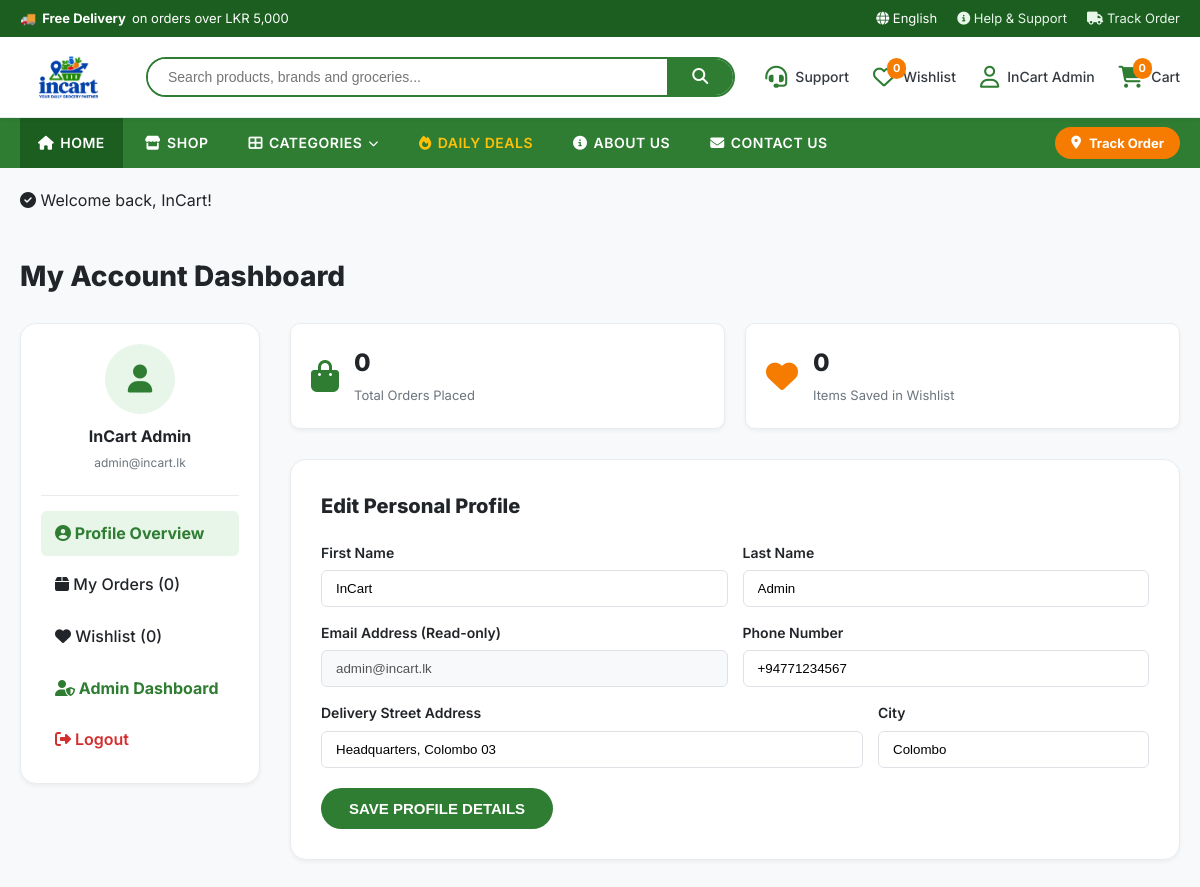
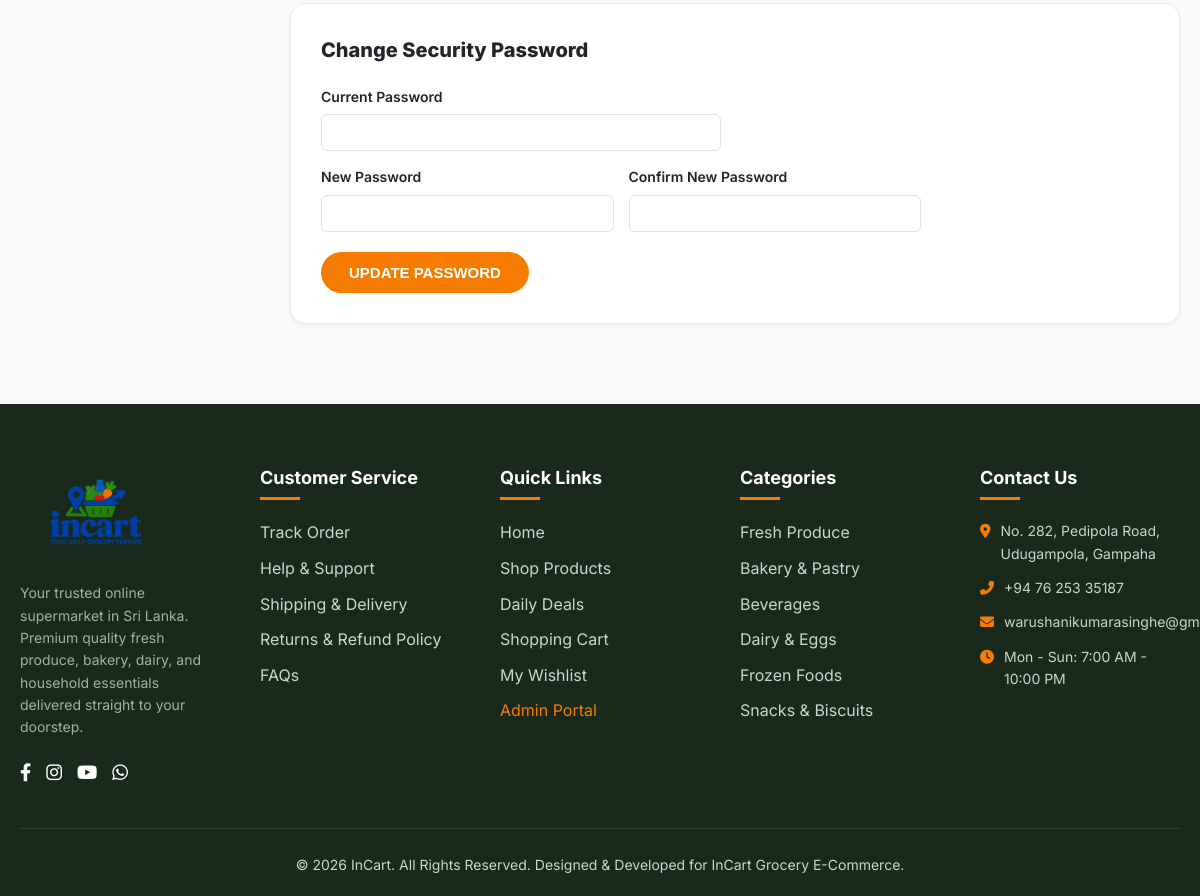
The app's page /account.php (signed in) with its own data (2 pictures, top to bottom).
### tables this page shows
CREATE TABLE `users` (
  `id` INT AUTO_INCREMENT PRIMARY KEY,
  `first_name` VARCHAR(50) NOT NULL,
  `last_name` VARCHAR(50) NOT NULL,
  `email` VARCHAR(100) NOT NULL UNIQUE,
  `phone` VARCHAR(20) NOT NULL,
  `password` VARCHAR(255) NOT NULL,
  `role` ENUM('admin', 'customer') DEFAULT 'customer',
  `address` TEXT NULL,
  `city` VARCHAR(50) NULL,
  `created_at` TIMESTAMP DEFAULT CURRENT_TIMESTAMP,
  INDEX idx_email (`email`),
  INDEX idx_role (`role`)
);

### account.php (the view, shortened to what this page needs)
<?php
require_once __DIR__ . '/includes/functions.php';
$db = getDB();
$user_id = $_SESSION['user_id'];
$stmt = $db->prepare("
    SELECT *, created_at AS registration_date
    FROM users
    WHERE id = ?
");
$stmt->execute([$user_id]);
$userData = $stmt->fetch();
$orderCount = $db->query("SELECT COUNT(*) FROM orders WHERE user_id = {$user_id}")->fetchColumn();
$wishCount = get_wishlist_count();
require_once __DIR__ . '/includes/header.php';
?>
<div class="container" style="margin:40px auto;">
  <h1 style="font-size:28px; font-weight:800; color:var(--dark); margin-bottom:24px;">My Account Dashboard</h1>
  <div style="display:grid; grid-template-columns: 240px 1fr; gap:30px;">
    <div style="background:var(--white); padding:20px; border-radius:var(--radius-lg); box-shadow:var(--shadow-sm); border:1px solid var(--gray-200); height:fit-content;">
      <div style="text-align:center; padding-bottom:20px; border-bottom:1px solid var(--gray-200); margin-bottom:15px;">
        <div style="width:70px; height:70px; border-radius:50%; background:var(--primary-light); color:var(--primary); font-size:28px; display:flex; align-items:center; justify-content:center; margin:0 auto 10px;">
          <i class="fas fa-user"></i>
        </div>
        <strong style="font-size:16px; color:var(--dark); display:block;"><?php echo sanitize($userData['first_name'] . ' ' . $userData['last_name']); ?></strong>
        <span style="font-size:12px; color:var(--gray-600);"><?php echo sanitize($userData['email']); ?></span>
      </div>
      <ul style="display:flex; flex-direction:column; gap:6px;">
        <li><a href="account.php" style="display:block; padding:10px 14px; border-radius:6px; background:var(--primary-light); color:var(--primary); font-weight:700;"><i class="fas fa-user-circle"></i> Profile Overview</a></li>
        <li><a href="orders.php" style="display:block; padding:10px 14px; border-radius:6px; color:var(--dark); font-weight:500;"><i class="fas fa-box"></i> My Orders (<?php echo $orderCount; ?>)</a></li>
        <li><a href="wishlist.php" style="display:block; padding:10px 14px; border-radius:6px; color:var(--dark); font-weight:500;"><i class="fas fa-heart"></i> Wishlist (<?php echo $wishCount; ?>)</a></li>
        <?php if (is_admin()): ?>
          <li><a href="admin/index.php" style="display:block; padding:10px 14px; border-radius:6px; color:var(--primary); font-weight:700;"><i class="fas fa-user-shield"></i> Admin Dashboard</a></li>
        <?php endif; ?>
        <li><a href="logout.php" style="display:block; padding:10px 14px; border-radius:6px; color:var(--danger); font-weight:600;"><i class="fas fa-sign-out-alt"></i> Logout</a></li>
      </ul>
    </div>
    <div>
      <div style="display:grid; grid-template-columns:1fr 1fr; gap:20px; margin-bottom:30px;">
        <div style="background:var(--white); padding:20px; border-radius:var(--radius-md); box-shadow:var(--shadow-sm); border:1px solid var(--gray-200); display:flex; align-items:center; gap:15px;">
          <i class="fas fa-shopping-bag" style="font-size:32px; color:var(--primary);"></i>
          <div>
            <h3 style="font-size:24px; font-weight:800; margin:0;"><?php echo $orderCount; ?></h3>
            <span style="font-size:13px; color:var(--gray-600);">Total Orders Placed</span>
          </div>
        </div>
        <div style="background:var(--white); padding:20px; border-radius:var(--radius-md); box-shadow:var(--shadow-sm); border:1px solid var(--gray-200); display:flex; align-items:center; gap:15px;">
          <i class="fas fa-heart" style="font-size:32px; color:var(--accent);"></i>
          <div>
            <h3 style="font-size:24px; font-weight:800; margin:0;"><?php echo $wishCount; ?></h3>
            <span style="font-size:13px; color:var(--gray-600);">Items Saved in Wishlist</span>
          </div>
        </div>
      </div>
      <div style="background:var(--white); padding:30px; border-radius:var(--radius-lg); box-shadow:var(--shadow-sm); border:1px solid var(--gray-200); margin-bottom:30px;">
        <h3 style="font-size:20px; font-weight:800; margin-bottom:20px; color:var(--dark);">Edit Personal Profile</h3>
        <form action="account.php" method="POST">
          <div style="display:grid; grid-template-columns:1fr 1fr; gap:15px; margin-bottom:15px;">
            <div>
              <label style="display:block; font-weight:600; font-size:14px; margin-bottom:6px;">First Name</label>
              <input type="text" name="first_name" required value="<?php echo sanitize($userData['first_name']); ?>" style="width:100%; padding:10px 14px; border-radius:6px; border:1px solid var(--gray-300); outline:none;">
            </div>
            <div>
              <label style="display:block; font-weight:600; font-size:14px; margin-bottom:6px;">Last Name</label>
              <input type="text" name="last_name" required value="<?php echo sanitize($userData['last_name']); ?>" style="width:100%; padding:10px 14px; border-radius:6px; border:1px solid var(--gray-300); outline:none;">
            </div>
          </div>
          <div style="display:grid; grid-template-columns:1fr 1fr; gap:15px; margin-bottom:15px;">
            <div>
              <label style="display:block; font-weight:600; font-size:14px; margin-bottom:6px;">Email Address (Read-only)</label>
              <input type="email" value="<?php echo sanitize($userData['email']); ?>" disabled style="width:100%; padding:10px 14px; border-radius:6px; border:1px solid var(--gray-300); background:var(--gray-100);">
            </div>
            <div>
              <label style="display:block; font-weight:600; font-size:14px; margin-bottom:6px;">Phone Number</label>
              <input type="tel" name="phone" required value="<?php echo sanitize($userData['phone']); ?>" style="width:100%; padding:10px 14px; border-radius:6px; border:1px solid var(--gray-300); outline:none;">
            </div>
          </div>
          <div style="display:grid; grid-template-columns:2fr 1fr; gap:15px; margin-bottom:20px;">
            <div>
              <label style="display:block; font-weight:600; font-size:14px; margin-bottom:6px;">Delivery Street Address</label>
              <input type="text" name="address" value="<?php echo sanitize($userData['address']); ?>" style="width:100%; padding:10px 14px; border-radius:6px; border:1px solid var(--gray-300); outline:none;">
            </div>
            <div>
              <label style="display:block; font-weight:600; font-size:14px; margin-bottom:6px;">City</label>
              <input type="text" name="city" value="<?php echo sanitize($userData['city']); ?>" style="width:100%; padding:10px 14px; border-radius:6px; border:1px solid var(--gray-300); outline:none;">
            </div>
          </div>
          <button type="submit" name="update_profile" class="btn btn-primary">SAVE PROFILE DETAILS</button>
        </form>
      </div>
      <div style="background:var(--white); padding:30px; border-radius:var(--radius-lg); box-shadow:var(--shadow-sm); border:1px solid var(--gray-200);">
        <h3 style="font-size:20px; font-weight:800; margin-bottom:20px; color:var(--dark);">Change Security Password</h3>
        <form action="account.php" method="POST">
          <div style="margin-bottom:15px;">
            <label style="display:block; font-weight:600; font-size:14px; margin-bottom:6px;">Current Password</label>
            <input type="password" name="current_password" required style="width:100%; max-width:400px; padding:10px 14px; border-radius:6px; border:1px solid var(--gray-300); outline:none;">
          </div>
          <div style="display:grid; grid-template-columns:1fr 1fr; gap:15px; max-width:600px; margin-bottom:20px;">
            <div>
              <label style="display:block; font-weight:600; font-size:14px; margin-bottom:6px;">New Password</label>
              <input type="password" name="new_password" required minlength="6" style="width:100%; padding:10px 14px; border-radius:6px; border:1px solid var(--gray-300); outline:none;">
            </div>
            <div>
              <label style="display:block; font-weight:600; font-size:14px; margin-bottom:6px;">Confirm New Password</label>
              <input type="password" name="confirm_password" required minlength="6" style="width:100%; padding:10px 14px; border-radius:6px; border:1px solid var(--gray-300); outline:none;">
            </div>
          </div>
          <button type="submit" name="change_password" class="btn btn-accent">UPDATE PASSWORD</button>
        </form>
      </div>
    </div>
  </div>
</div>
<?php require_once __DIR__ . '/includes/footer.php'; ?>

### includes/header.php (shortened to what this page needs)
<?php
require_once __DIR__ . '/functions.php';
$cartCount = get_cart_count();
$wishlistCount = get_wishlist_count();
$user = current_user();
?>
<!DOCTYPE html>
<html lang="en">
<head>
  <link rel="stylesheet" href="https://cdnjs.cloudflare.com/ajax/libs/font-awesome/6.4.0/css/all.min.css">
  <link rel="stylesheet" href="assets/css/style.css">
</head>
<body>
  <div class="top-bar">
    <div class="container">
      <div class="top-bar-left">
        <span>🚚 <strong>Free Delivery</strong> on orders over LKR 5,000</span>
      </div>
      <div class="top-bar-right">
        <span><i class="fas fa-globe"></i> English</span>
        <a href="about.php"><i class="fas fa-info-circle"></i> Help & Support</a>
        <a href="track-order.php"><i class="fas fa-truck"></i> Track Order</a>
      </div>
    </div>
  </div>
  <header class="main-header">
    <div class="container">
      <div class="header-wrapper">
<a href="index.php" class="logo">
    <img src="assets/images/logo/incart_logo.png" alt="InCart Logo">
</a>
        <div class="header-search">
          <form action="shop.php" method="GET" class="search-form">
            <input type="text" name="search" class="search-input" placeholder="Search products, brands and groceries..." value="<?php echo isset($_GET['search']) ? sanitize($_GET['search']) : ''; ?>" required>
            <button type="submit" class="search-btn">
              <i class="fas fa-search"></i>
            </button>
          </form>
        </div>
        <div class="header-actions">
          <a href="contact.php" class="action-item" title="Support">
            <i class="fas fa-headset"></i>
            <span>Support</span>
          </a>
          <a href="wishlist.php" class="action-item" title="Wishlist">
            <i class="far fa-heart"></i>
            <span>Wishlist</span>
            <span class="badge" id="headerWishlistBadge"><?php echo $wishlistCount; ?></span>
          </a>
          <?php if ($user): ?>
            <div class="action-item has-dropdown">
              <a href="account.php" class="action-item">
                <i class="far fa-user"></i>
                <span><?php echo sanitize($user['name']); ?></span>
              </a>
            </div>
          <?php endif; ?>
          <a href="cart.php" class="action-item" title="Shopping Cart">
            <i class="fas fa-shopping-cart"></i>
            <span>Cart</span>
            <span class="badge" id="headerCartBadge"><?php echo $cartCount; ?></span>
          </a>
        </div>
      </div>
    </div>
  </header>
  <nav class="nav-bar">
    <div class="container">
      <div class="nav-wrapper">
        <ul class="nav-links">
          <li class="<?php echo (!isset($currentPage) || $currentPage == 'home') ? 'active' : ''; ?>">
            <a href="index.php"><i class="fas fa-home"></i> Home</a>
          </li>
          <li class="<?php echo (isset($currentPage) && $currentPage == 'shop') ? 'active' : ''; ?>">
            <a href="shop.php"><i class="fas fa-store"></i> Shop</a>
          </li>
          <li class="has-dropdown <?php echo (isset($currentPage) && $currentPage == 'category') ? 'active' : ''; ?>">
            <a href="shop.php"><i class="fas fa-th-large"></i> Categories <i class="fas fa-chevron-down" style="font-size: 10px;"></i></a>
          </li>
          <li class="<?php echo (isset($currentPage) && $currentPage == 'deals') ? 'active' : ''; ?>">
            <a href="shop.php?discount=1" style="color:#ffc107;"><i class="fas fa-fire"></i> Daily Deals</a>
          </li>
          <li class="<?php echo (isset($currentPage) && $currentPage == 'about') ? 'active' : ''; ?>">
            <a href="about.php"><i class="fas fa-info-circle"></i> About Us</a>
          </li>
          <li class="<?php echo (isset($currentPage) && $currentPage == 'contact') ? 'active' : ''; ?>">
            <a href="contact.php"><i class="fas fa-envelope"></i> Contact Us</a>
          </li>
        </ul>
        <div style="display:flex; align-items:center; gap:10px;">
          <a href="track-order.php" class="btn btn-accent" style="padding: 6px 16px; font-size:13px;">
            <i class="fas fa-map-marker-alt"></i> Track Order
          </a>
        </div>
      </div>
    </div>
  </nav>
  <div class="container" style="margin-top: 20px;">
    <?php echo display_flash_messages(); ?>
  </div>

### records on screen
users: id "InCart Admin", first_name+last_name "InCart Admin", email "admin@incart.lk", first_name "InCart", last_name "Admin", phone "+94771234567", address "Headquarters, Colombo 03", city "Colombo"

### other values on screen
$wishlistCount "0"
$cartCount "0"
$_SESSION['flash_success'] "Welcome back, InCart!"
$orderCount "0"
$wishCount "0"
